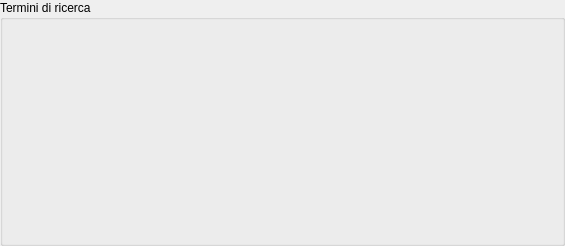
<ui version="4.0" >
 <class>criteria_dialog</class>
 <widget class="QDialog" name="criteria_dialog" >
  <property name="geometry" >
   <rect>
    <x>0</x>
    <y>0</y>
    <width>565</width>
    <height>246</height>
   </rect>
  </property>
  <property name="sizePolicy" >
   <sizepolicy vsizetype="Minimum" hsizetype="Preferred" >
    <horstretch>0</horstretch>
    <verstretch>0</verstretch>
   </sizepolicy>
  </property>
  <property name="windowTitle" >
   <string>Dialog</string>
  </property>
  <layout class="QVBoxLayout" >
   <property name="sizeConstraint" >
    <enum>QLayout::SetMinimumSize</enum>
   </property>
   <property name="leftMargin" >
    <number>0</number>
   </property>
   <property name="topMargin" >
    <number>0</number>
   </property>
   <property name="rightMargin" >
    <number>0</number>
   </property>
   <property name="bottomMargin" >
    <number>0</number>
   </property>
   <item>
    <widget class="QGroupBox" name="terms_box" >
     <property name="sizePolicy" >
      <sizepolicy vsizetype="MinimumExpanding" hsizetype="Preferred" >
       <horstretch>0</horstretch>
       <verstretch>0</verstretch>
      </sizepolicy>
     </property>
     <property name="title" >
      <string>Termini di ricerca</string>
     </property>
    </widget>
   </item>
  </layout>
 </widget>
 <resources/>
 <connections/>
</ui>
